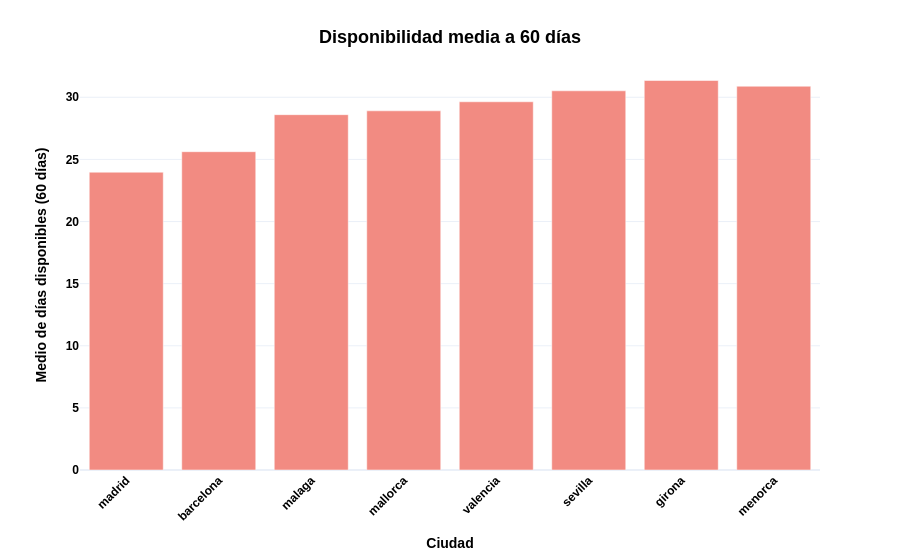

Here is the notebook cell this chart was saved with:
### Code cell
import plotly.express as px

disponibilidad_60_ciudad = availability_by_city.set_index("ciudad")["disponible_60"]

fig = px.bar(
    x=disponibilidad_60_ciudad.index,
    y=disponibilidad_60_ciudad.values,
    labels={
        "x": "Ciudad",
        "y": "Medio de días disponibles (60 días)"
    },
    color_discrete_sequence=['#f28b82'] 
)

fig.update_layout(
    template="plotly_white",
    showlegend=False,
    
    
    title=dict(
        text="Disponibilidad media a 60 días",
        x=0.5,
        xanchor='center',
        yanchor='top',
        font=dict(family="Arial", size=18, color="black", weight="bold")
    ),
    

    xaxis=dict(
        title=dict(font=dict(family="Arial", size=14, color="black", weight="bold")),
        tickfont=dict(family="Arial", size=12, color="black", weight="bold"),
        tickangle=-45   # 45 derece döndür
    ),
    
    # Y ekseni başlığı ve tick label'lar
    yaxis=dict(
        title=dict(font=dict(family="Arial", size=14, color="black", weight="bold")),
        tickfont=dict(family="Arial", size=12, color="black", weight="bold")
    )
)

fig.show()

### Figure 1 — Plotly figure (JSON) as saved in the notebook; plotly's stock layout.template omitted (floating-point values rounded to 4 significant figures)
{"data": [{"alignmentgroup": "True", "hovertemplate": "Ciudad=%{x}<br>Medio de días disponibles (60 días)=%{y}<extra></extra>", "legendgroup": "", "marker": {"color": "#f28b82", "pattern": {"shape": ""}}, "name": "", "offsetgroup": "", "orientation": "v", "showlegend": false, "textposition": "auto", "type": "bar", "x": ["madrid", "barcelona", "malaga", "mallorca", "valencia", "sevilla", "girona", "menorca"], "xaxis": "x", "y": [23.97, 25.62, 28.6, 28.91, 29.64, 30.52, 31.35, 30.89], "yaxis": "y"}], "layout": {"barmode": "relative", "legend": {"tracegroupgap": 0}, "margin": {"t": 60}, "showlegend": false, "title": {"font": {"color": "black", "family": "Arial", "size": 18, "weight": "bold"}, "text": "Disponibilidad media a 60 días", "x": 0.5, "xanchor": "center", "yanchor": "top"}, "xaxis": {"anchor": "y", "domain": [0, 1], "tickangle": -45, "tickfont": {"color": "black", "family": "Arial", "size": 12, "weight": "bold"}, "title": {"font": {"color": "black", "family": "Arial", "size": 14, "weight": "bold"}, "text": "Ciudad"}}, "yaxis": {"anchor": "x", "domain": [0, 1], "tickfont": {"color": "black", "family": "Arial", "size": 12, "weight": "bold"}, "title": {"font": {"color": "black", "family": "Arial", "size": 14, "weight": "bold"}, "text": "Medio de días disponibles (60 días)"}}}}
